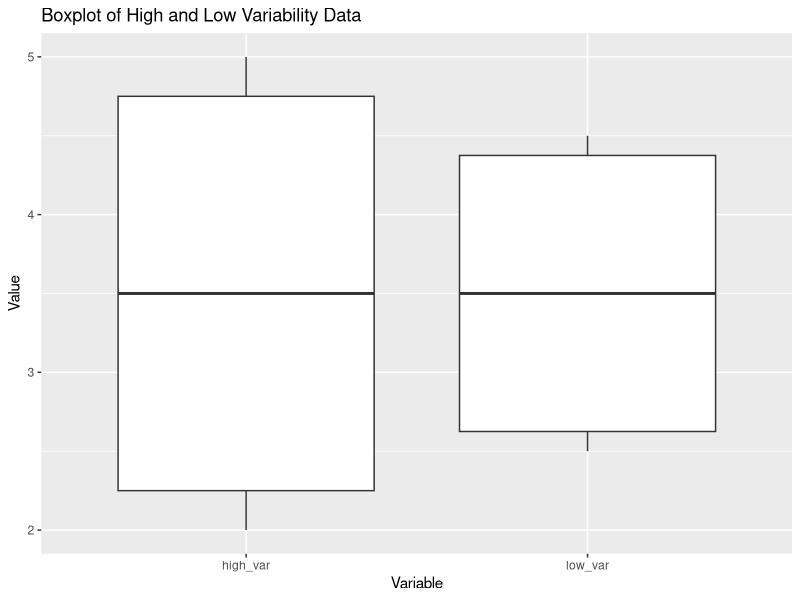
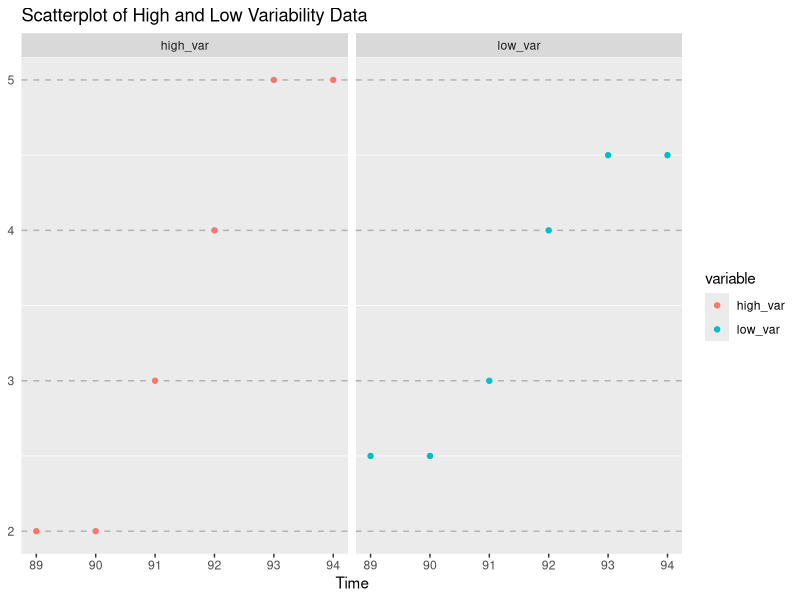
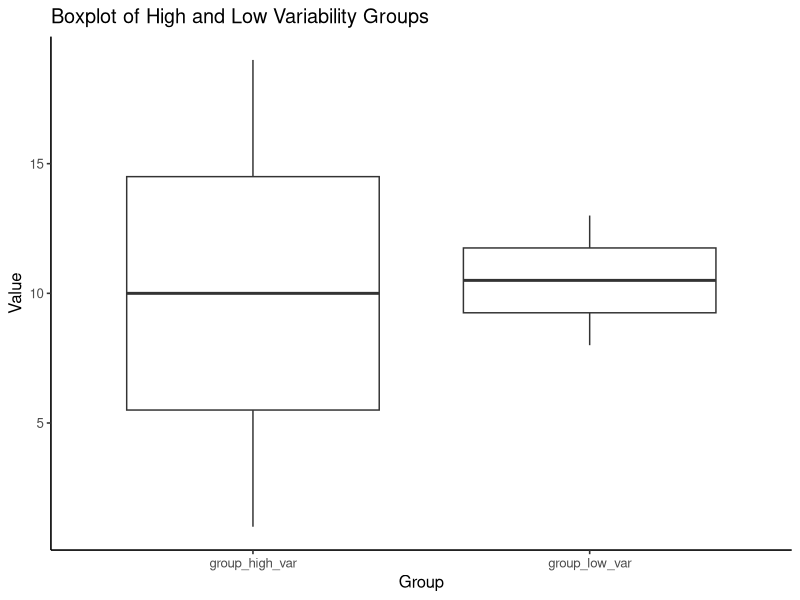
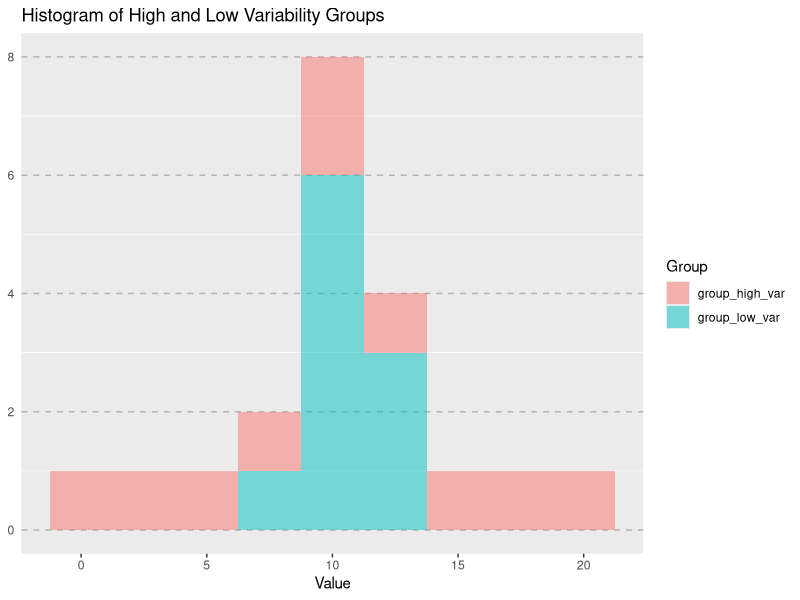
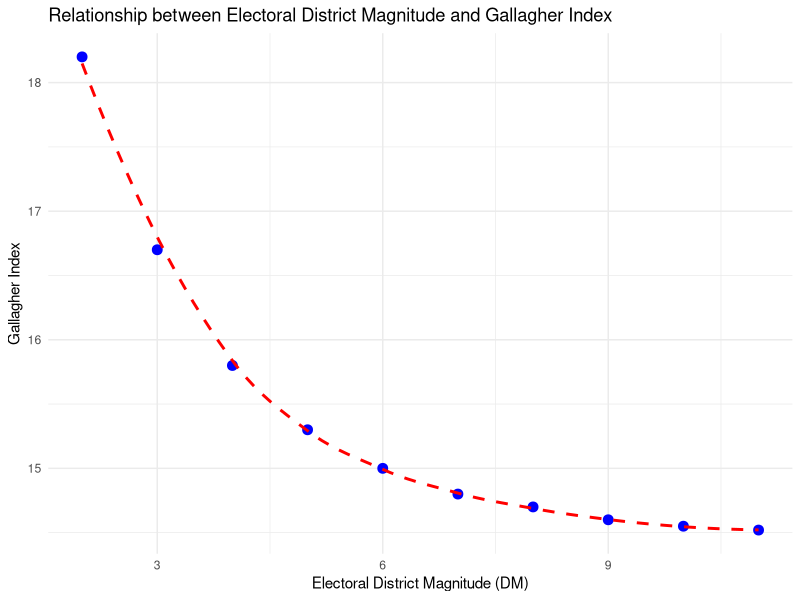
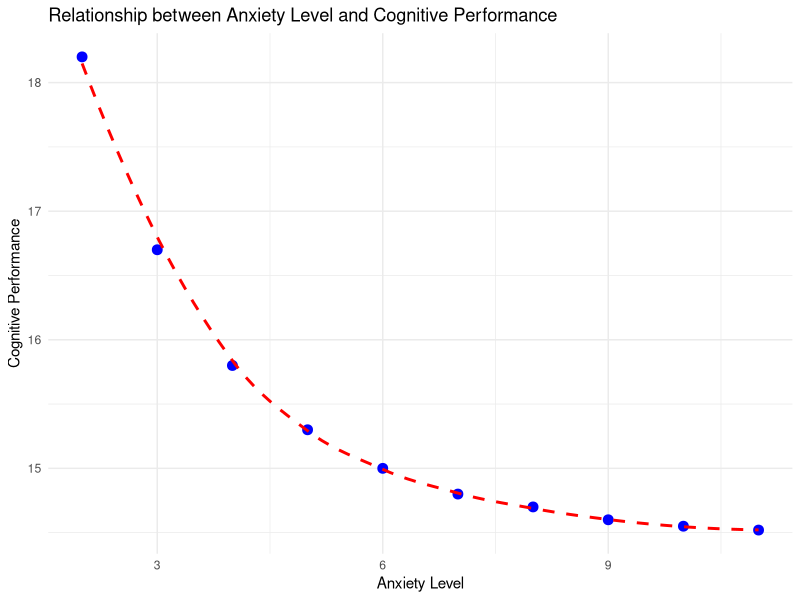
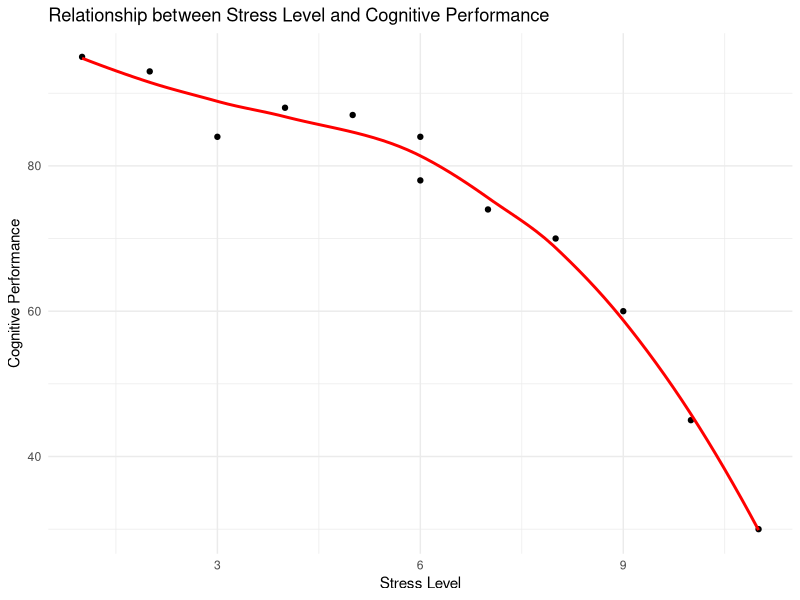
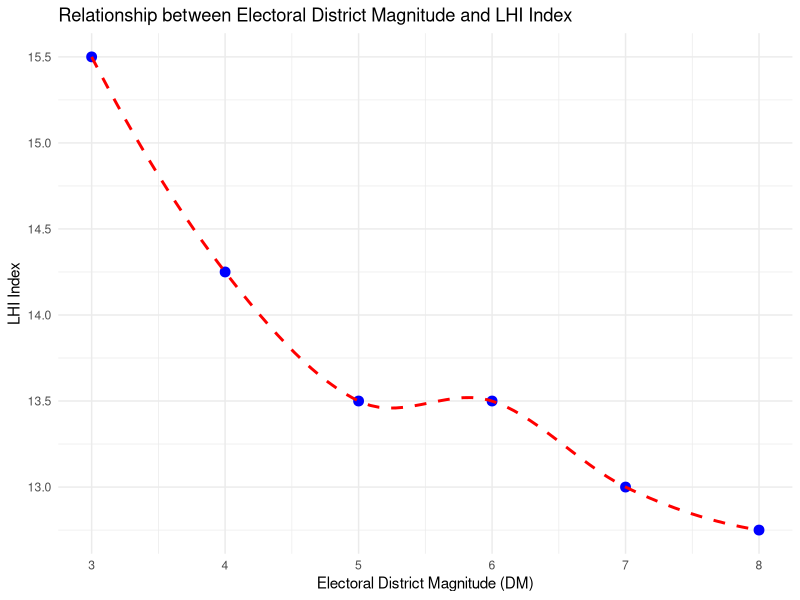

Reproduce these figures in R, in order.
## ---- chunk 1
knitr::opts_chunk$set(echo = TRUE, warning = FALSE, message = FALSE)
library(tidyverse)
library(ggpubr)
## ---- chunk 2
high_var <- c(2, 2, 3, 4, 5, 5)
low_var <- c(2.5, 2.5, 3, 4, 4.5, 4.5)

sd_high_var <- sd(high_var)
sd_low_var <- sd(low_var)

cat("Standard Deviation (High Variability):", round(sd_high_var, 2), "\n")
cat("Standard Deviation (Low Variability):", round(sd_low_var, 2), "\n")

cat("Variance (High Variability):", round(var(high_var), 2), "\n")
cat("Variance (Low Variability):", round(var(low_var), 2), "\n")
## ---- chunk 3
data_sd <- data.frame(time = c(89:94), high_var = high_var, low_var = low_var)

data_long_sd <- data_sd %>%
  pivot_longer(cols = c(high_var, low_var),
               names_to = "variable",
               values_to = "value")

ggplot(data = data_long_sd, aes(x = variable, y = value)) + 
  geom_boxplot() +
  labs(title = "Boxplot of High and Low Variability Data",
       x = "Variable", y = "Value")

ggplot(data = data_long_sd, aes(x = time, y = value, color = variable)) + 
  geom_point() + 
  facet_wrap(vars(variable)) + 
  theme_cleveland() +
  labs(title = "Scatterplot of High and Low Variability Data",
       x = "Time", y = "Value")
## ---- chunk 4
group_high_var <- c(85, 90, 95, 100, 105, 110, 115, 120, 125, 130)
group_low_var <- c(96, 97, 98, 99, 100, 101, 102, 103, 104, 105)

sd_high_var <- sd(group_high_var)
sd_low_var <- sd(group_low_var)

cat("Standard Deviation (High Variability):", round(sd_high_var, 2), "\n")
cat("Standard Deviation (Low Variability):", round(sd_low_var, 2), "\n")
## ---- chunk 5
group_high_var <- c(1, 3, 5, 7, 9, 11, 13, 15, 17, 19)
group_low_var <- c(8, 9, 9, 10, 10, 11, 11, 12, 12, 13)

sd_high_var <- sd(group_high_var)
sd_low_var <- sd(group_low_var)

cat("Standard Deviation (High Variability):", round(sd_high_var, 2), "\n")
cat("Standard Deviation (Low Variability):", round(sd_low_var, 2), "\n")
## ---- chunk 6
cat("High Variability Group:\n")
cat("25th percentile:", quantile(group_high_var, 0.25), "\n")
cat("Median:", median(group_high_var), "\n")
cat("75th percentile:", quantile(group_high_var, 0.75), "\n")

cat("\nLow Variability Group:\n")
cat("25th percentile:", quantile(group_low_var, 0.25), "\n")
cat("Median:", median(group_low_var), "\n")
cat("75th percentile:", quantile(group_low_var, 0.75), "\n")
## ---- chunk 7
data_sd_dm <- data.frame(
  group_high_var = group_high_var,
  group_low_var = group_low_var
)

data_long_dm_sd <- data_sd_dm %>%
  pivot_longer(cols = everything(),
               names_to = "variable",
               values_to = "value")

ggplot(data = data_long_dm_sd) + 
  geom_boxplot(aes(y = value, x = variable)) + 
  theme_classic2() +
  labs(title = "Boxplot of High and Low Variability Groups",
       x = "Group", y = "Value")

ggplot(data = data_long_dm_sd, aes(x = value, fill = factor(variable))) + 
  geom_histogram(alpha = 0.5, binwidth = 2.5) + 
  theme_cleveland() + 
  labs(title = "Histogram of High and Low Variability Groups",
       x = "Value", y = "Count", fill = "Group")
## ---- chunk 8
iqgroup_A = c(100, 120, 80, 140, 70, 100, 90, 150)
iqgroup_B = c(85, 90, 95, 100, 105, 110, 115, 120)

cat("Variance of Group A:", round(var(iqgroup_A), 2), "\n")
cat("Variance of Group B:", round(var(iqgroup_B), 2), "\n")

cat("Standard Deviation of Group A:", round(sd(iqgroup_A), 2), "\n")
cat("Standard Deviation of Group B:", round(sd(iqgroup_B), 2), "\n")
## ---- chunk 9
DM <- c(2, 3, 4, 5, 6, 7, 8, 9, 10, 11)
Gallagher <- c(18.2, 16.7, 15.8, 15.3, 15.0, 14.8, 14.7, 14.6, 14.55, 14.52)

cat("Covariance:", round(cov(DM, Gallagher), 2), "\n")
cat("Pearson Correlation:", round(cor(DM, Gallagher, method = "pearson"), 2), "\n")
cat("Spearman Correlation:", round(cor(DM, Gallagher, method = "spearman"), 2), "\n")

data <- data.frame(DM = DM, Gallagher = Gallagher)

ggplot(data, aes(x = DM, y = Gallagher)) +
  geom_point(size = 3, color = "blue") +
  geom_smooth(method = "loess", se = FALSE, color = "red", linetype = "dashed") +
  labs(x = "Electoral District Magnitude (DM)", y = "Gallagher Index",
       title = "Relationship between Electoral District Magnitude and Gallagher Index") +
  theme_minimal()
## ---- chunk 10
AL <- c(2, 3, 4, 5, 6, 7, 8, 9, 10, 11)
CP <- c(18.2, 16.7, 15.8, 15.3, 15.0, 14.8, 14.7, 14.6, 14.55, 14.52)

cat("Mean Cognitive Performance:", round(mean(CP), 2), "\n")
cat("Variance of Cognitive Performance:", round(var(CP), 2), "\n")
cat("Standard Deviation of Cognitive Performance:", round(sd(CP), 2), "\n")

cat("Covariance:", round(cov(AL, CP), 2), "\n")
cat("Pearson Correlation:", round(cor(AL, CP, method = "pearson"), 2), "\n")
cat("Spearman Correlation:", round(cor(AL, CP, method = "spearman"), 2), "\n")

data_alcp <- data.frame(AL = AL, CP = CP)

ggplot(data_alcp, aes(x = AL, y = CP)) +
  geom_point(size = 3, color = "blue") +
  geom_smooth(method = "loess", se = FALSE, color = "red", linetype = "dashed") +
  labs(x = "Anxiety Level", y = "Cognitive Performance",
       title = "Relationship between Anxiety Level and Cognitive Performance") +
  theme_minimal()

model_alcp <- lm(CP ~ AL, data = data_alcp)
summary(model_alcp)

lin_log_model_alcp <- lm(CP ~ log(AL), data = data_alcp)
summary(lin_log_model_alcp)
## ---- chunk 11
data <- data.frame(
  stress_level = c(1, 2, 3, 4, 5, 6, 6, 7, 8, 9, 10, 11),
  cognitive_performance = c(95, 93, 84, 88, 87, 84, 78, 74, 70, 60, 45, 30)
)

ggplot(data, aes(x = stress_level, y = cognitive_performance)) +
  geom_point() +
  geom_smooth(method = "loess", se = FALSE, color = "red") +
  labs(x = "Stress Level", y = "Cognitive Performance",
       title = "Relationship between Stress Level and Cognitive Performance") +
  theme_minimal()

cat("Pearson Correlation:", round(cor(data$stress_level, data$cognitive_performance, method = "pearson"), 2), "\n")
cat("Spearman Correlation:", round(cor(data$stress_level, data$cognitive_performance, method = "spearman"), 2), "\n")
cat("Kendall's Tau:", round(cor(data$stress_level, data$cognitive_performance, method = "kendall"), 2), "\n")
## ---- chunk 12
DM <- c(3, 4, 5, 6, 7, 8)
LHI <- c(15.5, 14.25, 13.5, 13.5, 13, 12.75)

sd(DM)
sd(LHI)

cat("Covariance:", round(cov(DM, LHI), 2), "\n")
cat("Pearson Correlation:", round(cor(DM, LHI, method = "pearson"), 2), "\n")
cat("Spearman Correlation:", round(cor(DM, LHI, method = "spearman"), 2), "\n")

data <- data.frame(DM = DM, LHI = LHI)

ggplot(data, aes(x = DM, y = LHI)) +
  geom_point(size = 3, color = "blue") +
  geom_smooth(method = "loess", se = FALSE, color = "red", linetype = "dashed") +
  labs(x = "Electoral District Magnitude (DM)", y = "LHI Index",
       title = "Relationship between Electoral District Magnitude and LHI Index") +
  theme_minimal()

ols1 <- lm(LHI ~ DM, data = data)
summary(ols1)
## ---- chunk 13
# Compute P(45 < X < 55) for X ~ Binomial(100, 0.5)
prob <- sum(dbinom(46:54, 100, 0.5))
cat("P(45 < X < 55) for X ~ Binomial(100, 0.5):", round(prob, 4), "\n")

# Compute P(X >= 8) for X ~ Binomial(10, 0.5)
prob <- sum(dbinom(8:10, 10, 0.5))
cat("P(X >= 8) for X ~ Binomial(10, 0.5):", round(prob, 4), "\n")
## ---- chunk 14
x1 <- c(1, 2, 3, 4, 5)
y1 <- c(2, 4, 5, 7, 8)

data <- data.frame(x1, y1)

model.1 <- lm(y1 ~ x1)
summary(model.1)
## ---- chunk 15
# DM <- c(4,10,3,8,7,4,6,2,7,14)
# LHI <- c(12,8,15,10,6,13,11,16,9,5)

DM <- c(4,10,3,8,7,4)
LHI <- c(12,8,15,10,6,13)

cat("Variance of DM:", round(var(DM), 2), "\n")
cat("Variance of LHI:", round(var(LHI), 2), "\n")
cat("Standard Deviation of DM:", round(sd(DM), 2), "\n")
cat("Standard Deviation of LHI:", round(sd(LHI), 2), "\n")

cat("Covariance:", round(cov(DM, LHI), 2), "\n")
cat("Pearson Correlation:", round(cor(DM, LHI, method = "pearson"), 2), "\n")
cat("Spearman Correlation:", round(cor(DM, LHI, method = "spearman"), 2), "\n")

data <- data.frame(DM = DM, LHI = LHI)

ggplot(data, aes(x = DM, y = LHI)) +
  geom_point(size = 3, color = "blue") +
  geom_smooth(method = "lm", se = FALSE, color = "red", linetype = "dashed") +
  labs(x = "District Magnitude (DM)", y = "LH Index",
       title = "Relationship between District Magnitude and LH Index") +
  theme_minimal()

model_lh <- lm(LHI ~ DM, data = data)
summary(model_lh)
## ---- chunk 16
DM <- c(5,11,4,8,7,4,6,3,7,15)
GHI <- c(12,7,15,10,6,13,11,18,9,2)

cat("Variance of DM:", round(var(DM), 2), "\n")
cat("Variance of GHI:", round(var(GHI), 2), "\n")
cat("Standard Deviation of DM:", round(sd(DM), 2), "\n")
cat("Standard Deviation of GHI:", round(sd(GHI), 2), "\n")

cat("Covariance:", round(cov(DM, GHI), 2), "\n")
cat("Pearson Correlation:", round(cor(DM, GHI, method = "pearson"), 2), "\n")
cat("Spearman Correlation:", round(cor(DM, GHI, method = "spearman"), 2), "\n")

data <- data.frame(DM = DM, GHI = GHI)

ggplot(data, aes(x = DM, y = GHI)) +
  geom_point(size = 3, color = "blue") +
  geom_smooth(method = "loess", se = FALSE, color = "red", linetype = "dashed") +
  labs(x = "District Magnitude (DM)", y = "Gallagher Index",
       title = "Relationship between District Magnitude and Gallagher Index") +
  theme_minimal()

model_gh <- lm(GHI ~ DM, data = data)
summary(model_gh)
## ---- chunk 17
group_high_var <- c(1, 3, 5, 7, 9, 11, 13, 15, 17, 19)
group_low_var <- c(8, 9, 9, 10, 10, 11, 11, 12, 12, 13)

sd_high_var <- sd(group_high_var)
sd_low_var <- sd(group_low_var)

cat("Standard Deviation (High Variability):", round(sd_high_var, 2), "\n")
cat("Standard Deviation (Low Variability):", round(sd_low_var, 2), "\n")
## ---- chunk 18
DM <- c(2, 3, 4, 5, 6, 7, 8, 9, 10, 11)
Gallagher <- c(18.2, 16.7, 15.8, 15.3, 15.0, 14.8, 14.7, 14.6, 14.55, 14.52)

cat("Variance of DM:", round(var(DM), 2), "\n")
cat("Variance of Gallagher:", round(var(Gallagher), 2), "\n")
cat("Standard Deviation of DM:", round(sd(DM), 2), "\n")
cat("Standard Deviation of Gallagher:", round(sd(Gallagher), 2), "\n")

cat("Covariance:", round(cov(DM, Gallagher), 2), "\n")
cat("Spearman Correlation:", round(cor(DM, Gallagher, method = "spearman"), 2), "\n")

data_disp <- data.frame(DM, Gallagher)

ggplot(data_disp, aes(x = DM, y = Gallagher)) +
  geom_point(size = 3, color = "blue") +
  geom_smooth(method = "loess", se = FALSE, color = "red", linetype = "dashed") +
  labs(x = "Electoral District Magnitude (DM)", y = "Gallagher Index",
       title = "Relationship between Electoral District Magnitude and Gallagher Index") +
  theme_minimal() +
  theme(
    plot.title = element_text(hjust = 0.5, size = 14, face = "bold"),
    axis.title = element_text(size = 12),
    axis.text = element_text(size = 10)
  )

# Linear model
model_disp <- lm(Gallagher ~ DM, data = data_disp)
summary(model_disp)

# Log-linear model
lin_log_model_disp <- lm(Gallagher ~ log(DM), data = data_disp)
summary(lin_log_model_disp)
## ---- chunk 19
data_alcp <- data.frame(
  stress_level = c(1, 2, 3, 4, 5, 6, 6, 7, 8, 9, 10, 11),
  cognitive_performance = c(95, 93, 84, 88, 87, 84, 78, 74, 70, 60, 45, 30)
)

ggplot(data_alcp, aes(x = stress_level, y = cognitive_performance)) +
  geom_point() +
  geom_smooth(method = "loess", se = FALSE, color = "red") +
  labs(x = "Stress Level", y = "Cognitive Performance",
       title = "Relationship between Stress Level and Cognitive Performance") +
  theme_minimal()

cat("Pearson Correlation:", round(cor(data_alcp$stress_level, data_alcp$cognitive_performance, method = "pearson"), 2), "\n")
cat("Spearman Correlation:", round(cor(data_alcp$stress_level, data_alcp$cognitive_performance, method = "spearman"), 2), "\n")
cat("Kendall's Tau:", round(cor(data_alcp$stress_level, data_alcp$cognitive_performance, method = "kendall"), 2), "\n")

model_alcp <- lm(stress_level ~ cognitive_performance, data = data_alcp)
summary(model_alcp)
## ---- chunk 20
group_high_var <- c(1, 3, 5, 7, 9, 11, 13, 15, 17, 19)
group_low_var <- c(8, 9, 9, 10, 10, 11, 11, 12, 12, 13)

sd_high_var <- sd(group_high_var)
sd_low_var <- sd(group_low_var)

cat("Standard Deviation (High Variability):", round(sd_high_var, 2), "\n")
cat("Standard Deviation (Low Variability):", round(sd_low_var, 2), "\n")

data_sd_dm <- data.frame(
  group_high_var = group_high_var,
  group_low_var = group_low_var
)

data_long_dm_sd <- data_sd_dm %>%
  pivot_longer(cols = everything(),
               names_to = "variable",
               values_to = "value")

ggplot(data = data_long_dm_sd) + 
  geom_boxplot(aes(y = value, x = variable)) + 
  theme_classic2() +
  labs(title = "Box Plot of High and Low Variability Groups",
       x = "Group", y = "Value")

ggplot(data = data_long_dm_sd, aes(x = value, fill = factor(variable))) + 
  geom_histogram(alpha = 0.5, binwidth = 2) + 
  theme_cleveland() + 
  labs(title = "Histogram of High and Low Variability Groups",
       x = "Value", y = "Count", fill = "Group")

ggplot(data = data_long_dm_sd, aes(x = value)) + 
  geom_histogram(alpha = 0.5, binwidth = 2.5) + 
  facet_grid(. ~ variable) + 
  theme_cleveland() +
  labs(title = "Faceted Histogram of High and Low Variability Groups",
       x = "Value", y = "Count")
## ---- chunk 21
library(dplyr)

# Generate synthetic data
set.seed(123)  # For reproducibility

data <- data.frame(
  age = rnorm(1000, mean = 45, sd = 15),
  income = rnorm(1000, mean = 50000, sd = 20000),
  education = sample(c("High School", "Bachelor's", "Master's", "PhD"), 1000, replace = TRUE),
  voted = sample(c(0, 1), 1000, replace = TRUE, prob = c(0.4, 0.6))
)

# Explore the data
summary(data)
table(data$education, data$voted)

# Prepare the data for logistic regression
data$education <- as.factor(data$education)  # Convert education to a factor variable

# Fit the logistic regression model
model <- glm(voted ~ age + income + education, data = data, family = binomial(link = "logit"))

# Interpret the model results
summary(model)

# Make predictions using the model
new_voter <- data.frame(age = 30, income = 60000, education = "Bachelor's")
predict(model, new_voter, type = "response")
